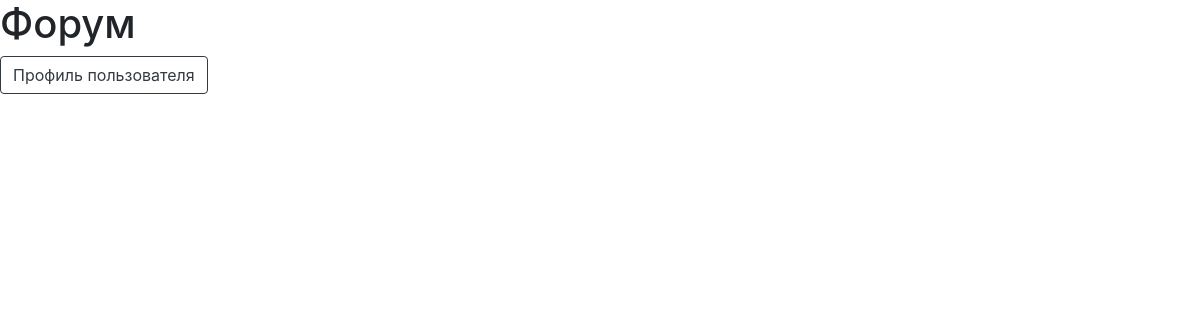
Before: / with the older database file.
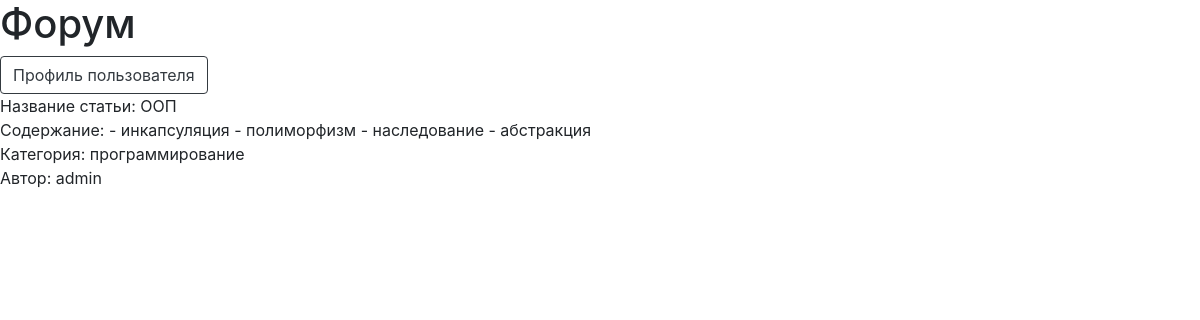
After: the same page with the newer database file.
### models.py (models this page shows)
class Base(DeclarativeBase):
    pass

class Article(Base):
    __tablename__ = 'articles'
    id: Mapped[int] = mapped_column(primary_key=True)
    name_of_article: Mapped[str]
    text_of_article: Mapped[str]
    user_id: Mapped[int] = mapped_column(ForeignKey('users.id'))
    user: Mapped['User'] = relationship(back_populates='articles')
    categories: Mapped[list['Category']] = relationship(
        back_populates='article',
        cascade='all',
    )

class Category(Base):
    __tablename__ = 'categories'
    id: Mapped[int] = mapped_column(primary_key=True)
    name_of_category: Mapped[str]
    article_id: Mapped[int] = mapped_column(ForeignKey('articles.id'))
    article: Mapped['Article'] = relationship(back_populates='categories')

class User(Base, UserMixin):
    __tablename__ = 'users'
    id: Mapped[int] = mapped_column(primary_key=True)
    username: Mapped[str]
    email: Mapped[str]
    password: Mapped[str]
    articles: Mapped[list['Article']] = relationship(
        back_populates='user',
        cascade='all'
    )

### app.py (the view)
@app.route('/', methods=['GET'])
def main_page():
    session = SessionFactory()
    articles, categories = upload_articles_and_categories(session)
    return render_template('forum/main_page.html', articles=articles, categories=categories)

### views/main_page/view_main_page.py (called while the page is built)
def upload_articles_and_categories(session):
    articles = session.query(Article).all()
    categories = session.query(Category).all()
    return articles, categories

### templates/forum/main_page.html (shortened to what this page needs)
<!DOCTYPE html>
<html lang="en">
<head>
    <link rel="stylesheet" href="https://stackpath.bootstrapcdn.com/bootstrap/4.3.1/css/bootstrap.min.css">
</head>
<body>
<h1>Форум</h1>
<div>
    <button onclick="window.location.href='{{ url_for('your_profile_page') }}';" type="button" class="btn btn-outline-dark">Профиль пользователя</button>
</div>
{% for article in articles %}
    <div>Название статьи: {{ article.name_of_article }}</div>
    <div>Содержание: {{ article.text_of_article }}</div>
    {% if article.categories %}
        <div>Категория:
            {% for category in article.categories %}
                {{ category.name_of_category }}
            {% endfor %}
        </div>
    {% endif %}
    <p>Автор: {{ article.user.username }}</p>
    <br>
{% endfor %}
</body>
</html>

Changed rows visible on the page:
added Article: name_of_article "ООП", text_of_article "- инкапсуляция - полиморфизм - наследование - абстракция", user.username "admin"
added Category: name_of_category "программирование"
